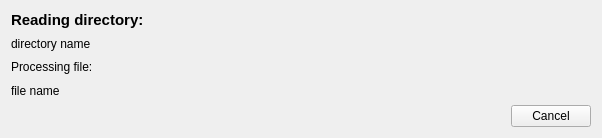
<?xml version="1.0" encoding="UTF-8"?>
<ui version="4.0">
 <class>ProgressForm</class>
 <widget class="QWidget" name="ProgressForm">
  <property name="windowModality">
   <enum>Qt::ApplicationModal</enum>
  </property>
  <property name="geometry">
   <rect>
    <x>0</x>
    <y>0</y>
    <width>602</width>
    <height>138</height>
   </rect>
  </property>
  <property name="windowTitle">
   <string>Refreshing database...</string>
  </property>
  <layout class="QGridLayout" name="gridLayout">
   <item row="1" column="0">
    <layout class="QVBoxLayout" name="verticalLayout">
     <item>
      <widget class="QLabel" name="label">
       <property name="text">
        <string>&lt;html&gt;&lt;head/&gt;&lt;body&gt;&lt;p&gt;&lt;span style=&quot; font-size:11pt; font-weight:600;&quot;&gt;Reading directory:&lt;/span&gt;&lt;/p&gt;&lt;/body&gt;&lt;/html&gt;</string>
       </property>
      </widget>
     </item>
     <item>
      <widget class="QLabel" name="directoryLabel">
       <property name="text">
        <string>directory name</string>
       </property>
      </widget>
     </item>
     <item>
      <widget class="QLabel" name="label_3">
       <property name="text">
        <string>&lt;html&gt;&lt;head/&gt;&lt;body&gt;&lt;p&gt;&lt;span style=&quot; font-size:11pt; font-weight:600;&quot;&gt;Processing file:&lt;/span&gt;&lt;/p&gt;&lt;/body&gt;&lt;/html&gt;</string>
       </property>
      </widget>
     </item>
     <item>
      <widget class="QLabel" name="fileLabel">
       <property name="text">
        <string>file name</string>
       </property>
      </widget>
     </item>
     <item>
      <layout class="QHBoxLayout" name="horizontalLayout">
       <item>
        <spacer name="horizontalSpacer">
         <property name="orientation">
          <enum>Qt::Horizontal</enum>
         </property>
         <property name="sizeHint" stdset="0">
          <size>
           <width>40</width>
           <height>20</height>
          </size>
         </property>
        </spacer>
       </item>
       <item>
        <widget class="QPushButton" name="cancelButton">
         <property name="text">
          <string>Cancel</string>
         </property>
        </widget>
       </item>
      </layout>
     </item>
    </layout>
   </item>
  </layout>
 </widget>
 <resources/>
 <connections/>
</ui>
